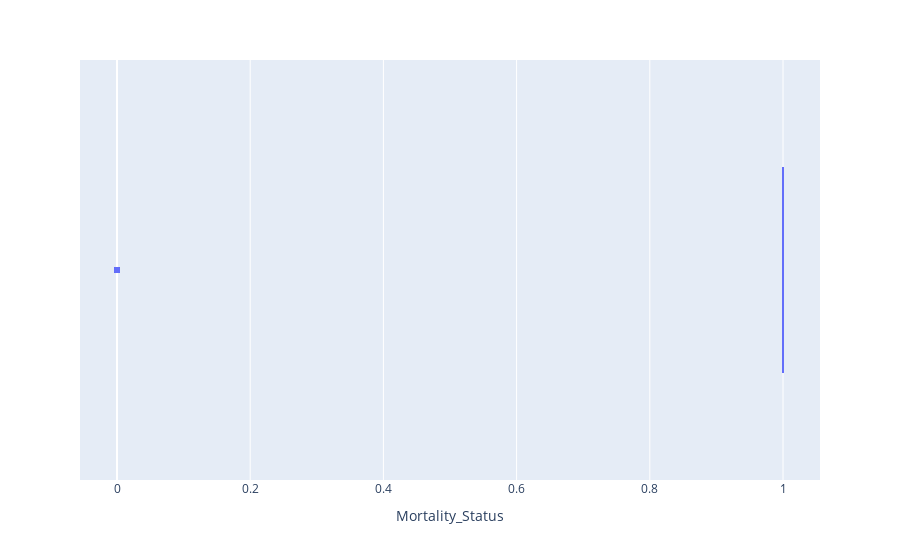

Here is the notebook cell this chart was saved with:
### Markdown cell above
Code Reuse Session 1

### Code cell
# Create and display box plot for Mortality Status
mortality_fig = px.box(data, x="Mortality_Status")
mortality_fig.show()

### Figure 1 — Plotly figure (JSON) as saved in the notebook; plotly's stock layout.template omitted (floating-point values rounded to 4 significant figures; data arrays with more than 128 entries replaced by an {"elided": "..."} marker saying what was removed)
{"data": [{"alignmentgroup": "True", "hovertemplate": "Mortality_Status=%{x}<extra></extra>", "legendgroup": "", "marker": {"color": "#636efa"}, "name": "", "notched": false, "offsetgroup": "", "orientation": "h", "showlegend": false, "type": "box", "x": {"elided": "3984 int values"}, "x0": " ", "xaxis": "x", "y0": " ", "yaxis": "y"}], "layout": {"boxmode": "group", "legend": {"tracegroupgap": 0}, "margin": {"t": 60}, "xaxis": {"anchor": "y", "domain": [0, 1], "title": {"text": "Mortality_Status"}}, "yaxis": {"anchor": "x", "domain": [0, 1]}}}
